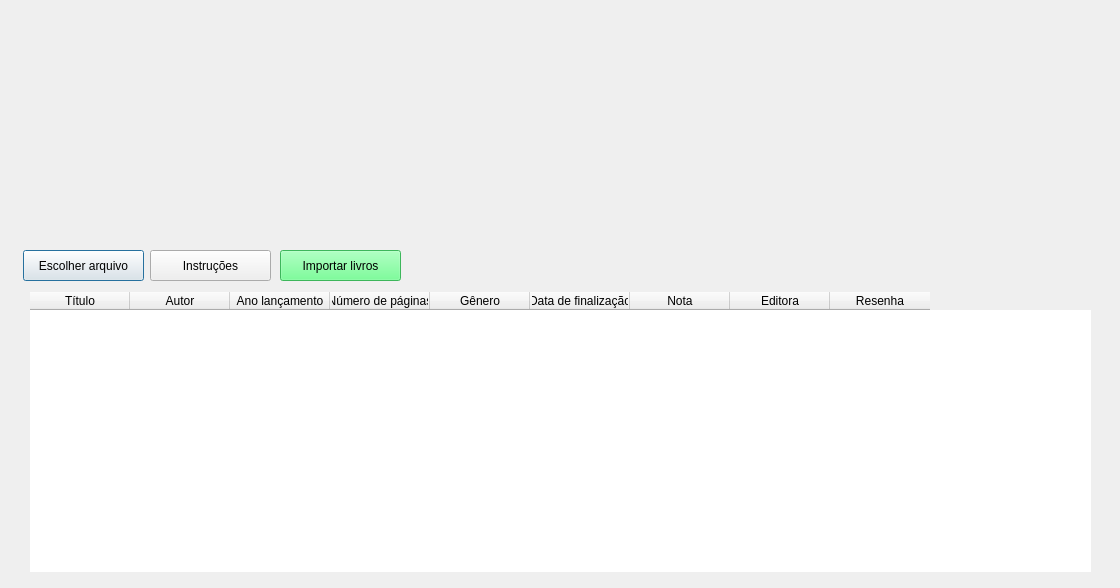
<?xml version="1.0" encoding="UTF-8"?>
<ui version="4.0">
 <class>Dialog</class>
 <widget class="QDialog" name="Dialog">
  <property name="geometry">
   <rect>
    <x>0</x>
    <y>0</y>
    <width>1120</width>
    <height>588</height>
   </rect>
  </property>
  <property name="minimumSize">
   <size>
    <width>1120</width>
    <height>588</height>
   </size>
  </property>
  <property name="maximumSize">
   <size>
    <width>1120</width>
    <height>588</height>
   </size>
  </property>
  <property name="windowTitle">
   <string>Importar livros</string>
  </property>
  <widget class="QPushButton" name="pushButton_escolher_arquivo">
   <property name="geometry">
    <rect>
     <x>23</x>
     <y>250</y>
     <width>121</width>
     <height>31</height>
    </rect>
   </property>
   <property name="text">
    <string>Escolher arquivo</string>
   </property>
  </widget>
  <widget class="QLabel" name="label">
   <property name="geometry">
    <rect>
     <x>0</x>
     <y>0</y>
     <width>1131</width>
     <height>591</height>
    </rect>
   </property>
   <property name="text">
    <string/>
   </property>
   <property name="pixmap">
    <pixmap>icons/adicionar_livro_arquivo.png</pixmap>
   </property>
  </widget>
  <widget class="QTableWidget" name="tableWidget">
   <property name="geometry">
    <rect>
     <x>30</x>
     <y>292</y>
     <width>1061</width>
     <height>280</height>
    </rect>
   </property>
   <property name="frameShape">
    <enum>QFrame::NoFrame</enum>
   </property>
   <property name="frameShadow">
    <enum>QFrame::Plain</enum>
   </property>
   <property name="editTriggers">
    <set>QAbstractItemView::NoEditTriggers</set>
   </property>
   <property name="showGrid">
    <bool>false</bool>
   </property>
   <property name="cornerButtonEnabled">
    <bool>true</bool>
   </property>
   <attribute name="horizontalHeaderVisible">
    <bool>true</bool>
   </attribute>
   <attribute name="horizontalHeaderHighlightSections">
    <bool>true</bool>
   </attribute>
   <attribute name="horizontalHeaderStretchLastSection">
    <bool>false</bool>
   </attribute>
   <attribute name="verticalHeaderVisible">
    <bool>false</bool>
   </attribute>
   <column>
    <property name="text">
     <string>Título</string>
    </property>
   </column>
   <column>
    <property name="text">
     <string>Autor</string>
    </property>
   </column>
   <column>
    <property name="text">
     <string>Ano lançamento</string>
    </property>
   </column>
   <column>
    <property name="text">
     <string>Número de páginas</string>
    </property>
   </column>
   <column>
    <property name="text">
     <string>Gênero</string>
    </property>
   </column>
   <column>
    <property name="text">
     <string>Data de finalização</string>
    </property>
   </column>
   <column>
    <property name="text">
     <string>Nota</string>
    </property>
   </column>
   <column>
    <property name="text">
     <string>Editora</string>
    </property>
   </column>
   <column>
    <property name="text">
     <string>Resenha</string>
    </property>
   </column>
  </widget>
  <widget class="QPushButton" name="pushButton_escolher_instrucao">
   <property name="geometry">
    <rect>
     <x>150</x>
     <y>250</y>
     <width>121</width>
     <height>31</height>
    </rect>
   </property>
   <property name="text">
    <string>Instruções</string>
   </property>
  </widget>
  <widget class="QPushButton" name="pushButton_importar">
   <property name="geometry">
    <rect>
     <x>280</x>
     <y>250</y>
     <width>121</width>
     <height>31</height>
    </rect>
   </property>
   <property name="styleSheet">
    <string notr="true">background-color: rgb(85, 255, 127);</string>
   </property>
   <property name="text">
    <string>Importar livros</string>
   </property>
  </widget>
  <zorder>label</zorder>
  <zorder>tableWidget</zorder>
  <zorder>pushButton_escolher_arquivo</zorder>
  <zorder>pushButton_escolher_instrucao</zorder>
  <zorder>pushButton_importar</zorder>
 </widget>
 <resources/>
 <connections/>
</ui>
